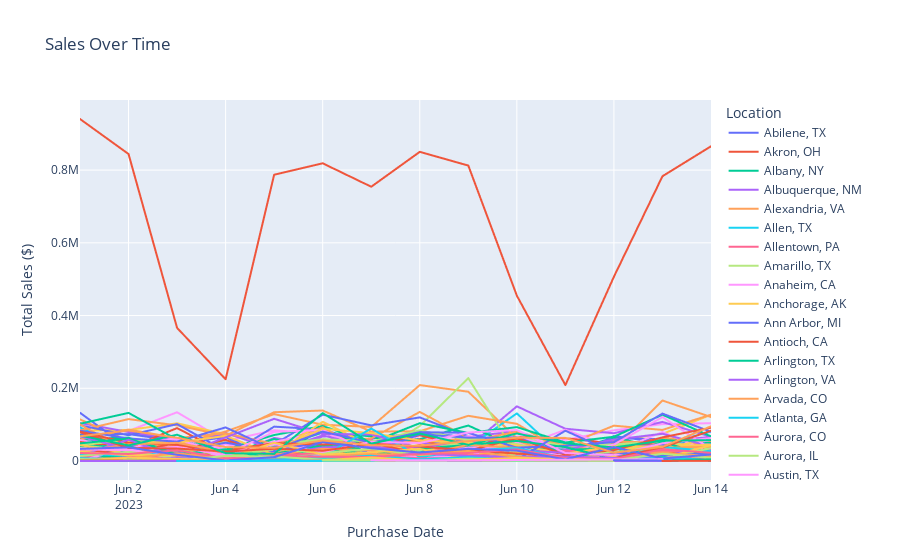

Source (notebook cell):
### Code cell
# SALES OVER TIME PER STORE

sales_over_time = data.groupby(['PurchaseDate', 'Location']).agg({'Price': 'sum', }).reset_index().rename(columns={'Price': 'Total Sales ($)', 'PurchaseDate': 'Purchase Date'})
fig = px.line(sales_over_time, x='Purchase Date', y='Total Sales ($)', color='Location', title='Sales Over Time')

#pio.write_image(fig, 'sales_over_time.svg')  # Save as SVG
fig
